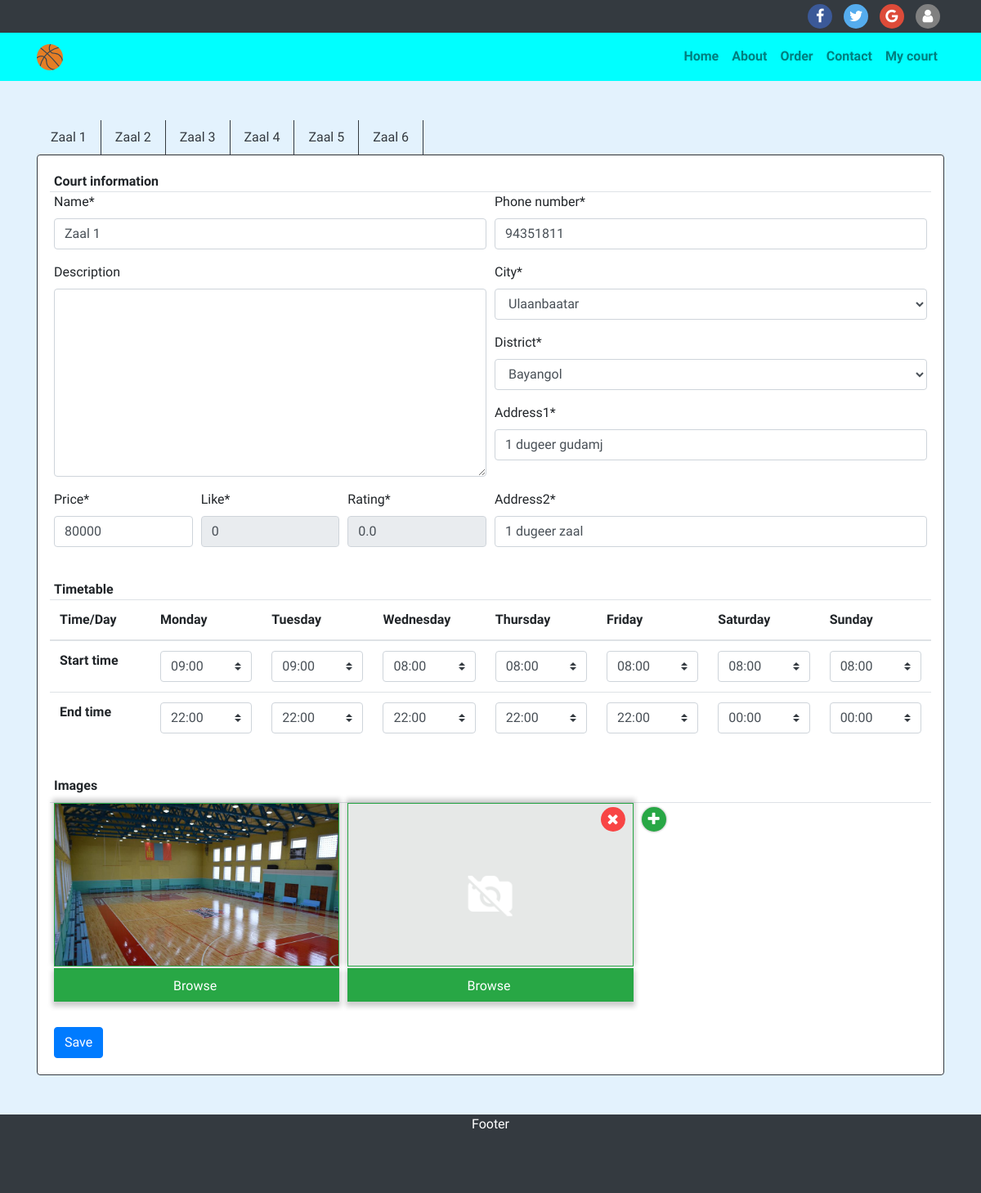
The page /mycourt/6/ (signed in) on the database its author committed.
### courts/models.py (models this page shows, shortened)
class Court(models.Model):
	name = models.CharField(max_length=50, unique=True)
	description = models.TextField(blank=True)
	address = models.ForeignKey(Address, on_delete=models.SET_NULL, null=True, related_name='court_address')
	phone_number = models.CharField(max_length=8, unique=True)
	owner = models.ForeignKey(User, null=True, on_delete=models.CASCADE, related_name='court_owner')
	created_at = models.DateTimeField(auto_now_add=True)
	price = models.PositiveIntegerField(default=0)
	like = models.PositiveIntegerField(default=0)
	rating = models.FloatField(default=0)

class Address(models.Model):
	city = models.ForeignKey(City, on_delete=models.CASCADE)
	district = models.ForeignKey(District, on_delete=models.CASCADE)
	address1 = models.CharField(max_length=50)
	address2 = models.CharField(max_length=50)

class TimeTable(models.Model):
	court = models.ForeignKey(Court, on_delete=models.CASCADE, related_name="timetable_court")
	WEEK_DAYS = (
		('1', 'Monday'),
		('2', 'Tuesday'),
		('3', 'Wednesday'),
		('4', 'Thursday'),
		('5', 'Friday'),
		('6', 'Saturday'),
		('7', 'Sunday'),
	)
	day = models.CharField(max_length=1, choices=WEEK_DAYS, default='1')
	start = models.CharField(max_length=5, default='08:00')
	end = models.CharField(max_length=5, default='22:00')

class CourtPhoto(models.Model):
	court = models.ForeignKey(Court, on_delete=models.CASCADE, related_name="photos")
	photo = models.ImageField(upload_to=user_directory_path, blank=True, null=True)
	uploaded_at = models.DateTimeField(auto_now_add=True)

### courts/views.py (the view, shortened to what this page needs)
# urls.py: path('mycourt/<int:pk>/', views.mycourt, name='mycourt'),
def mycourt(request, pk):
	court = get_object_or_404(Court, pk=pk)
	court_form = CourtForm(instance=court)
	if court :
		address = court.address
	else:
		address = None
	address_form = AddressForm(instance=address)
	photos = CourtPhoto.objects.filter(court=court)
	timetable = TimeTable.objects.filter(court=court)
	if(timetable.count() == 0):
		for x in range(7):
			day = str(x+1)
			TimeTable.objects.create(court=court, day=day)
	courts = Court.objects.filter(owner=request.user)
	return render(request, 'profile/mycourt.html', {
		'courts': courts,
		'court_form': court_form,
		'address_form': address_form,
		'photos': photos,
		'timetable': timetable
	})

### courts/forms.py (shortened to what this page needs)
class CourtForm(forms.ModelForm):
	like = forms.IntegerField(disabled=True)
	rating = forms.FloatField(disabled=True)
	class Meta:
		model = Court
		fields = ('name', 'description', 'phone_number', 'price', 'like', 'rating')
		widgets = {
			'description': forms.Textarea(attrs={'rows':9, 'cols':15}),
		}

class AddressForm(forms.ModelForm):
	class Meta:
		model = Address
		fields = ('city', 'district', 'address1', 'address2')

### courts/models.py (called while the page is built)
	def __str__(self):
		return self.name

	def __str__(self):
		return self.name

### courts/templatetags/auth_extras.py (called while the page is built)
@register.filter(name='has_group')
def has_group(user, group_name):
	return user.groups.filter(name=group_name).exists()

### templates/profile/mycourt.html (shortened to what this page needs)
{% extends 'base.html' %}
{% load static crispy_forms_tags auth_extras %}
{% block content %}
<div class="container mt-5">
	<ul class="nav nav-tabs">
		{% for c in courts %}
			<li class="nav-item border-dark border-right">
				<a class="nav-link text-dark" href="{% url 'mycourt' c.pk %}">{{c.name}}</a>
			</li>
		{% endfor %}
	</ul>
	<div class="card border-dark">
		<div class="card-body">
			<form method="post" id="courtForm" data-districts-url="{% url 'load_districts' %}" enctype="multipart/form-data" novalidate>
				<strong>Court information</strong>
				<div class="form-row border-top">
					<div class="form-group col-md-6 mb-0">
						{{ court_form.name|as_crispy_field }}
					</div>
					<div class="form-group col-md-6 mb-0">
						{{ court_form.phone_number|as_crispy_field }}
					</div>
				</div>
				<div class="form-row">
					<div class="form-group col-md-6 mb-0">
						{{ court_form.description|as_crispy_field }}
					</div>
					<div class="form-group col-md-6 mb-0">
						{{ address_form.city|as_crispy_field }}
						{{ address_form.district|as_crispy_field }}
						{{ address_form.address1|as_crispy_field }}
					</div>
				</div>
				<div class="form-row">
					<div class="form-group col-md-2 mb-0">
						{{ court_form.price|as_crispy_field }}
					</div>
					<div class="form-group col-md-2 mb-0">
						{{ court_form.like|as_crispy_field }}
					</div>
					<div class="form-group col-md-2 mb-0">
						{{ court_form.rating|as_crispy_field }}
					</div>
					<div class="form-group col-md-6 mb-0">
						{{ address_form.address2|as_crispy_field }}
					</div>
				</div>
				<br>
				<strong>Timetable</strong>
				<div class="form-row">
					<table class="table">
						<thead>
							<tr>
								<th>Time/Day</th>
								<th>Monday</th>
								<th>Tuesday</th>
								<th>Wednesday</th>
								<th>Thursday</th>
								<th>Friday</th>
								<th>Saturday</th>
								<th>Sunday</th>
							</tr>
						</thead>
						<tbody>
							<tr>
								<td><strong>Start time</strong></td>
								{% if timetable %}
								{% for day in timetable %}
								<td>
									<select name="start" class="custom-select">
										<option {% if day.start == '08:00' %} selected {% endif %}>08:00</option>
										<option {% if day.start == '09:00' %} selected {% endif %}>09:00</option>
									</select>
								</td>
								{% endfor %}
							</tr>
							<tr>
								<td><strong>End time</strong></td>
								{% for day in timetable %}
								<td>
									<select name="end" class="custom-select">
										<option {% if day.end == '22:00' %} selected {% endif %}>22:00</option>
										<option {% if day.end == '00:00' %} selected {% endif %}>00:00</option>
									</select>
								</td>
								{% endfor %}
								{% endif %}
							</tr>
						</tbody>
					</table>
				</div>
				<br>
				<strong>Images</strong>
				<div class="form-row border-top mt-2">
					{% for photo in photos %}
					<div class="imgUp form-group col-md-4">
						<div class="imgBox border border-success" name="imgBox" style="background-image: url({{ photo.photo.url }})">
						</div>
						<label class="imgBtn btn btn-success "> Browse
						</label>
					</div>
					{% endfor %}
					<div class="imgUp form-group col-md-4">
						<div class="imgBox border border-success" name="imgBox">
						</div>
						<label class="imgBtn btn btn-success "> Browse
						</label>
						<i class="fa fa-times del"></i>
					</div>
					<i class="imgAdd fa fa-plus bg-success"></i>
				</div>
				<button type="submit" class="btn btn-primary mt-2" name="mycourt">Save</button>
			</form>
		</div>
	</div>
</div>
{% endblock %}

### templates/base.html (style rules this page uses)
body { background-color: #e3f2fd; font-family: 'Quicksand', sans-serif; }
.fa { padding: 6px; font-size: 18px; width: 30px; height: 30px; text-align: center; text-decoration: none; margin: 5px 5px; border-radius: 50%; }

### rows shown on the page
Court: name "Zaal 1", phone_number "94351811", price "80000", like "0", rating "0.0"
Court: name "Zaal 2"
Court: name "Zaal 3"
Court: name "Zaal 4"
Court: name "Zaal 5"
Court: name "Zaal 6"
Address: city "Ulaanbaatar", district "Bayangol", address1 "1 dugeer gudamj", address2 "1 dugeer zaal"
TimeTable: start "09:00", end "22:00"
TimeTable: start "09:00", end "22:00"
TimeTable: start "08:00", end "22:00"
TimeTable: start "08:00", end "22:00"
TimeTable: start "08:00", end "22:00"
TimeTable: start "08:00", end "00:00"
TimeTable: start "08:00", end "00:00"
CourtPhoto: photo (picture)
